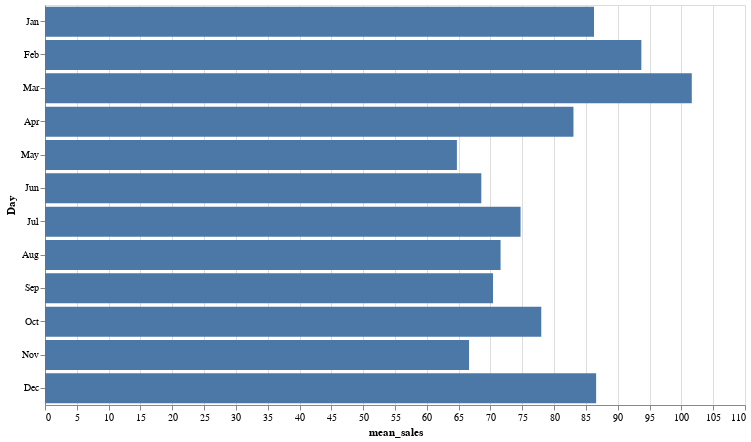

The notebook cell this image was saved under:
### Code cell
alt.Chart(all_sales_df).mark_bar() \
.transform_timeunit(month="month(dt)") \
.transform_aggregate(groupby=["month"], mean_sales="mean(units)") \
.encode(
    y = alt.Y("month:O", timeUnit="month", axis=alt.Axis(title="Day")),
    x = alt.X("mean_sales:Q"),
).properties(width=700, height=400)

### Figure 1 — Vega-Lite specification as saved in the notebook (floating-point values rounded to 4 significant figures; data arrays with more than 128 entries replaced by an {"elided": "..."} marker saying what was removed)
{"$schema": "https://vega.github.io/schema/vega-lite/v4.8.1.json", "config": {"view": {"continuousHeight": 300, "continuousWidth": 400}}, "data": {"name": "data-fda346bb02605a052c4ca7607888b781"}, "datasets": {"data-fda346bb02605a052c4ca7607888b781": {"elided": "1967 records"}}, "encoding": {"x": {"field": "mean_sales", "type": "quantitative"}, "y": {"axis": {"title": "Day"}, "field": "month", "timeUnit": "month", "type": "ordinal"}}, "height": 400, "mark": "bar", "transform": [{"as": "month", "field": "dt", "timeUnit": "month"}, {"aggregate": [{"as": "mean_sales", "field": "units", "op": "mean"}], "groupby": ["month"]}], "width": 700}
